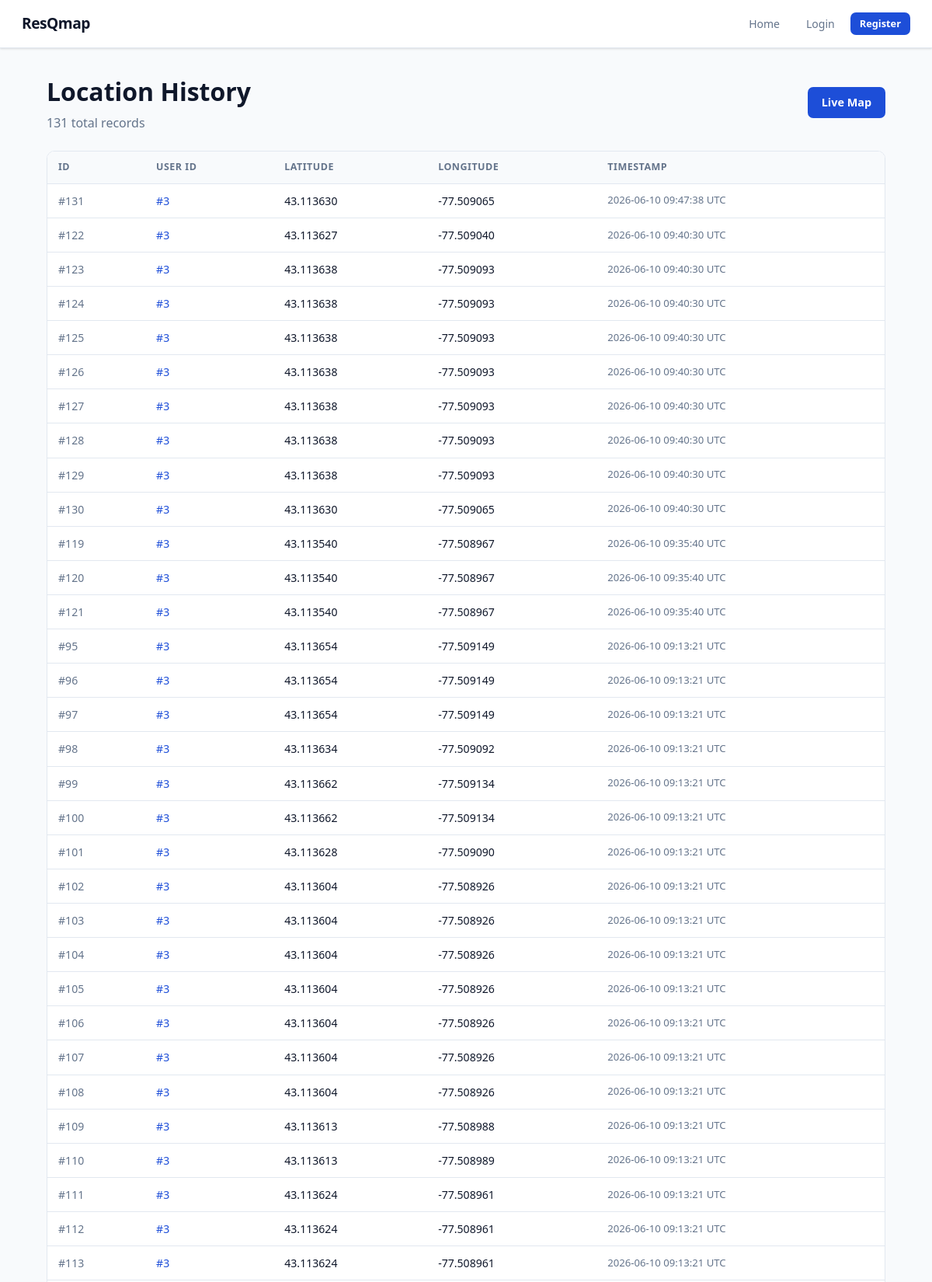
/locations (upper part), run on the app's committed database.
### models.py (models this page shows)
class UserLocationHistory(Base):
    __tablename__ = "user_location_history"
    id: Mapped[int] = mapped_column(Integer, primary_key=True, index=True)
    user_id: Mapped[int] = mapped_column(ForeignKey("users.id"), nullable=False, index=True)
    latitude: Mapped[float] = mapped_column(Float, nullable=False)
    longitude: Mapped[float] = mapped_column(Float, nullable=False)
    timestamp: Mapped[datetime] = mapped_column(DateTime(timezone=True), default=datetime.now(UTC))
    user: Mapped[User] = relationship(back_populates="location_history")

### main.py (the view)
@app.get("/locations", include_in_schema=False, name="locations_page")
async def locations_page(
    request: Request,
    db: Annotated[AsyncSession, Depends(get_db)],
):
    result = await db.execute(
        select(models.UserLocationHistory).order_by(models.UserLocationHistory.timestamp.desc())
    )
    locations = result.scalars().all()
    return templates.TemplateResponse(
        request, "locations.html", {"locations": locations, "title": "Locations"}
    )

### templates/locations.html
{% extends "base.html" %}
{% block content %}
<div class="page">
  <div style="display:flex;align-items:center;justify-content:space-between;flex-wrap:wrap;gap:12px;margin-bottom:24px;">
    <div>
      <h1 style="margin-bottom:4px;">Location History</h1>
      <p class="text-muted">{{ locations|length }} total record{{ 's' if locations|length != 1 }}</p>
    </div>
    <a href="/map" class="btn btn-primary">Live Map</a>
  </div>
  <div class="table-wrap">
    <table>
      <thead>
        <tr>
          <th>ID</th>
          <th>User ID</th>
          <th>Latitude</th>
          <th>Longitude</th>
          <th>Timestamp</th>
        </tr>
      </thead>
      <tbody>
        {% for loc in locations %}
        <tr>
          <td style="color:var(--text-muted);">#{{ loc.id }}</td>
          <td><a href="/users/{{ loc.user_id }}">#{{ loc.user_id }}</a></td>
          <td>{{ "%.6f"|format(loc.latitude) }}</td>
          <td>{{ "%.6f"|format(loc.longitude) }}</td>
          <td style="color:var(--text-muted);font-size:.82rem;">{{ loc.timestamp.strftime('%Y-%m-%d %H:%M:%S UTC') }}</td>
        </tr>
        {% else %}
        <tr>
          <td colspan="5" style="text-align:center;padding:40px;color:var(--text-muted);">No location records yet.</td>
        </tr>
        {% endfor %}
      </tbody>
    </table>
  </div>
</div>
{% endblock %}

### static/base.css (style rules this page uses)
*, *::before, *::after { box-sizing: border-box; margin: 0; padding: 0; }
:root { --brand: #1d4ed8; --brand-dark: #1e3a8a; --brand-light: #eff6ff; --danger: #dc2626; --safe: #16a34a; --unknown: #6b7280; --police: #7c3aed; --admin: #b45309; --surface: #ffffff; --surface-2: #f8fafc; --border: #e2e8f0; --text: #0f172a; --text-muted: #64748b; --shadow: 0 1px 3px rgba(0,0,0,.08), 0 1px 2px rgba(0,0,0,.06); --shadow-lg: 0 10px 25px rgba(0,0,0,.12); --radius: 10px; }
html { font-size: 16px; }
body { font-family: 'Segoe UI', system-ui, -apple-system, sans-serif; color: var(--text); background: var(--surface-2); line-height: 1.5; min-height: 100vh; }
a { color: var(--brand); text-decoration: none; }
.page { width: min(1080px, calc(100vw - 32px)); margin: 32px auto; }
.btn { display: inline-flex; align-items: center; gap: 7px; padding: 9px 18px; border: none; border-radius: 7px; font: inherit; font-size: .9rem; font-weight: 600; cursor: pointer; transition: opacity .15s, transform .1s; text-decoration: none; }
.btn-primary { background: var(--brand); color: #fff; }
.table-wrap { overflow-x: auto; border-radius: var(--radius); border: 1px solid var(--border); }
table { width: 100%; border-collapse: collapse; background: var(--surface); }
th, td { padding: 11px 14px; text-align: left; border-bottom: 1px solid var(--border); font-size: .88rem; }
th { background: var(--surface-2); font-weight: 700; font-size: .78rem; text-transform: uppercase; letter-spacing: .5px; color: var(--text-muted); }
.text-muted { color: var(--text-muted); }

### data on the page
UserLocationHistory: id "131", user_id "3", latitude "43.113630", longitude "-77.509065", timestamp "2026-06-10 09:47:38 UTC"
UserLocationHistory: id "122", user_id "3", latitude "43.113627", longitude "-77.509040", timestamp "2026-06-10 09:40:30 UTC"
UserLocationHistory: id "123", user_id "3", latitude "43.113638", longitude "-77.509093", timestamp "2026-06-10 09:40:30 UTC"
UserLocationHistory: id "124", user_id "3", latitude "43.113638", longitude "-77.509093", timestamp "2026-06-10 09:40:30 UTC"
UserLocationHistory: id "125", user_id "3", latitude "43.113638", longitude "-77.509093", timestamp "2026-06-10 09:40:30 UTC"
UserLocationHistory: id "126", user_id "3", latitude "43.113638", longitude "-77.509093", timestamp "2026-06-10 09:40:30 UTC"
UserLocationHistory: id "127", user_id "3", latitude "43.113638", longitude "-77.509093", timestamp "2026-06-10 09:40:30 UTC"
UserLocationHistory: id "128", user_id "3", latitude "43.113638", longitude "-77.509093", timestamp "2026-06-10 09:40:30 UTC"
UserLocationHistory: id "129", user_id "3", latitude "43.113638", longitude "-77.509093", timestamp "2026-06-10 09:40:30 UTC"
UserLocationHistory: id "130", user_id "3", latitude "43.113630", longitude "-77.509065", timestamp "2026-06-10 09:40:30 UTC"
UserLocationHistory: id "119", user_id "3", latitude "43.113540", longitude "-77.508967", timestamp "2026-06-10 09:35:40 UTC"
UserLocationHistory: id "120", user_id "3", latitude "43.113540", longitude "-77.508967", timestamp "2026-06-10 09:35:40 UTC"
UserLocationHistory: id "121", user_id "3", latitude "43.113540", longitude "-77.508967", timestamp "2026-06-10 09:35:40 UTC"
UserLocationHistory: id "95", user_id "3", latitude "43.113654", longitude "-77.509149", timestamp "2026-06-10 09:13:21 UTC"
UserLocationHistory: id "96", user_id "3", latitude "43.113654", longitude "-77.509149", timestamp "2026-06-10 09:13:21 UTC"
UserLocationHistory: id "97", user_id "3", latitude "43.113654", longitude "-77.509149", timestamp "2026-06-10 09:13:21 UTC"
UserLocationHistory: id "98", user_id "3", latitude "43.113634", longitude "-77.509092", timestamp "2026-06-10 09:13:21 UTC"
UserLocationHistory: id "99", user_id "3", latitude "43.113662", longitude "-77.509134", timestamp "2026-06-10 09:13:21 UTC"
UserLocationHistory: id "100", user_id "3", latitude "43.113662", longitude "-77.509134", timestamp "2026-06-10 09:13:21 UTC"
UserLocationHistory: id "101", user_id "3", latitude "43.113628", longitude "-77.509090", timestamp "2026-06-10 09:13:21 UTC"
UserLocationHistory: id "102", user_id "3", latitude "43.113604", longitude "-77.508926", timestamp "2026-06-10 09:13:21 UTC"
UserLocationHistory: id "103", user_id "3", latitude "43.113604", longitude "-77.508926", timestamp "2026-06-10 09:13:21 UTC"
UserLocationHistory: id "104", user_id "3", latitude "43.113604", longitude "-77.508926", timestamp "2026-06-10 09:13:21 UTC"
UserLocationHistory: id "105", user_id "3", latitude "43.113604", longitude "-77.508926", timestamp "2026-06-10 09:13:21 UTC"
UserLocationHistory: id "106", user_id "3", latitude "43.113604", longitude "-77.508926", timestamp "2026-06-10 09:13:21 UTC"
UserLocationHistory: id "107", user_id "3", latitude "43.113604", longitude "-77.508926", timestamp "2026-06-10 09:13:21 UTC"
UserLocationHistory: id "108", user_id "3", latitude "43.113604", longitude "-77.508926", timestamp "2026-06-10 09:13:21 UTC"
UserLocationHistory: id "109", user_id "3", latitude "43.113613", longitude "-77.508988", timestamp "2026-06-10 09:13:21 UTC"
UserLocationHistory: id "110", user_id "3", latitude "43.113613", longitude "-77.508989", timestamp "2026-06-10 09:13:21 UTC"
UserLocationHistory: id "111", user_id "3", latitude "43.113624", longitude "-77.508961", timestamp "2026-06-10 09:13:21 UTC"
UserLocationHistory: id "112", user_id "3", latitude "43.113624", longitude "-77.508961", timestamp "2026-06-10 09:13:21 UTC"
UserLocationHistory: id "113", user_id "3", latitude "43.113624", longitude "-77.508961", timestamp "2026-06-10 09:13:21 UTC"

### other printed values
{{ locations|length }} "131"
{{ 's' if locations|length != 1 }} "s"
